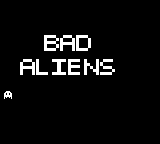

Tiled map render using the project's own tile images. Description and the whole map definition, tile-layer contents included, below:
An orthogonal 20x18 tile map with 8x8 px tiles, 1 tile layer (initial-screen).

<map version="1.0" orientation="orthogonal" renderorder="right-down" width="20" height="18" tilewidth="8" tileheight="8" nextobjectid="1">
 <tileset firstgid="1" name="title" tilewidth="16" tileheight="16" tilecount="10" columns="0">
  <tile id="9">
   <image width="16" height="16" source="../png/A.png" />
  </tile>
  <tile id="10">
   <image width="16" height="16" source="../png/B.png" />
  </tile>
  <tile id="11">
   <image width="16" height="16" source="../png/D.png" />
  </tile>
  <tile id="12">
   <image width="16" height="16" source="../png/E.png" />
  </tile>
  <tile id="14">
   <image width="16" height="16" source="../png/L.png" />
  </tile>
  <tile id="15">
   <image width="16" height="16" source="../png/N.png" />
  </tile>
  <tile id="16">
   <image width="16" height="16" source="../png/S.png" />
  </tile>
  <tile id="18">
   <image width="8" height="8" source="../png/bg.png" />
  </tile>
  <tile id="19">
   <image width="8" height="8" source="../png/alien.png" />
  </tile>
  <tile id="21">
   <image width="16" height="16" source="../png/I.png" />
  </tile>
 </tileset>
 <layer name="initial-screen" width="20" height="18" offsetx="-12.6667" offsety="-5">
  <data encoding="csv">
19,19,19,19,19,19,19,19,19,19,19,19,19,19,19,19,19,19,19,19,
19,19,19,19,19,19,19,19,19,19,19,19,19,19,19,19,19,19,19,19,
19,19,19,19,19,19,19,19,19,19,19,19,19,19,19,19,19,19,19,19,
19,19,19,19,19,19,19,19,19,19,19,19,19,19,19,19,19,19,19,19,
19,19,19,19,19,19,19,19,19,19,19,19,19,19,19,19,19,19,19,19,
19,19,19,19,19,19,19,0,0,0,0,0,0,19,19,19,19,19,19,19,
19,19,19,19,19,19,19,11,0,10,0,12,0,19,19,19,19,19,19,19,
19,19,19,19,19,19,19,19,19,19,19,19,19,19,19,19,19,19,19,19,
19,19,19,19,0,0,0,0,0,0,0,0,0,0,0,0,19,19,19,19,
19,19,19,19,10,0,15,0,22,0,13,0,16,0,17,0,19,19,19,19,
19,19,19,19,19,19,19,19,19,19,19,19,19,19,19,19,19,19,19,19,
19,19,19,19,19,19,19,19,19,19,19,19,19,19,19,19,19,19,19,19,
19,19,20,19,19,19,19,19,19,19,19,19,19,19,19,19,19,19,19,19,
19,19,19,19,19,19,19,19,19,19,19,19,19,19,19,19,19,19,19,19,
19,19,19,19,19,19,19,19,19,19,19,19,19,19,19,19,19,19,19,19,
19,19,19,19,19,19,19,19,19,19,19,19,19,19,19,19,19,19,19,19,
19,19,19,19,19,19,19,19,19,19,19,19,19,19,19,19,19,19,19,19,
19,19,19,19,19,19,19,19,19,19,19,19,19,19,19,19,19,19,19,19
</data>
 </layer>
</map>